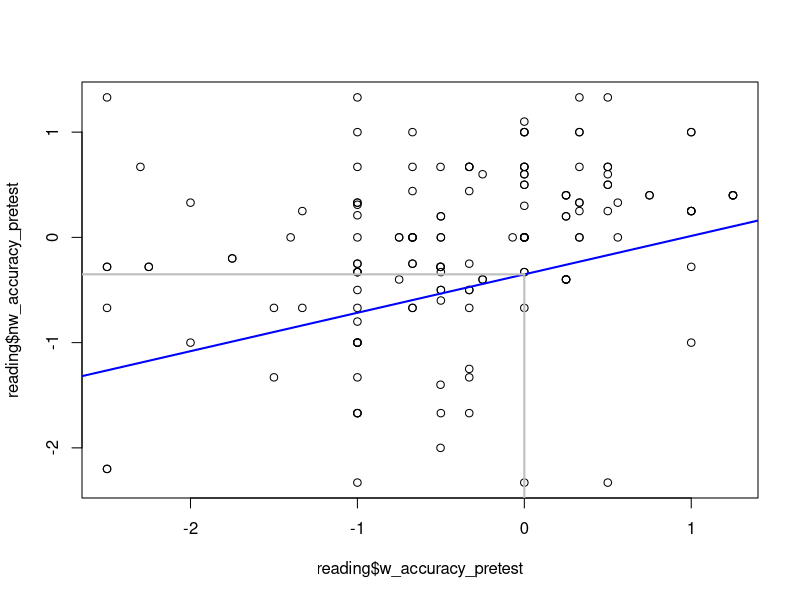
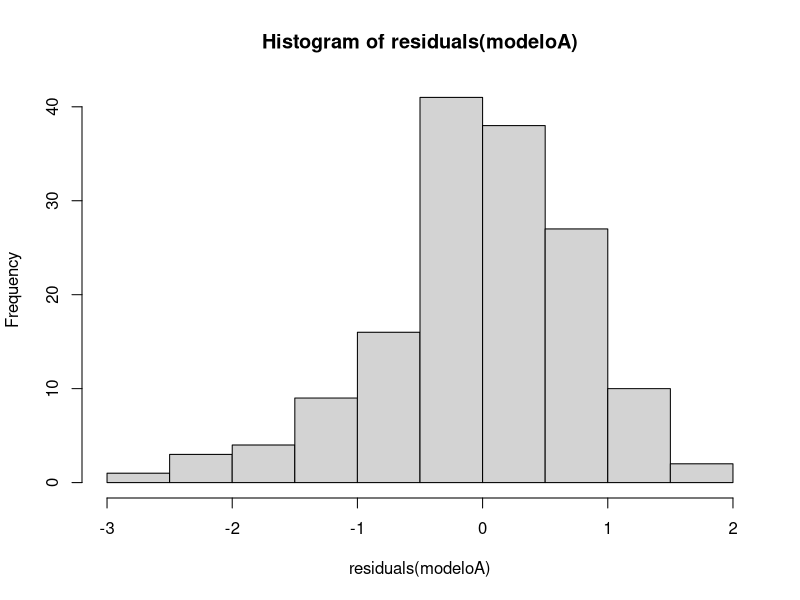
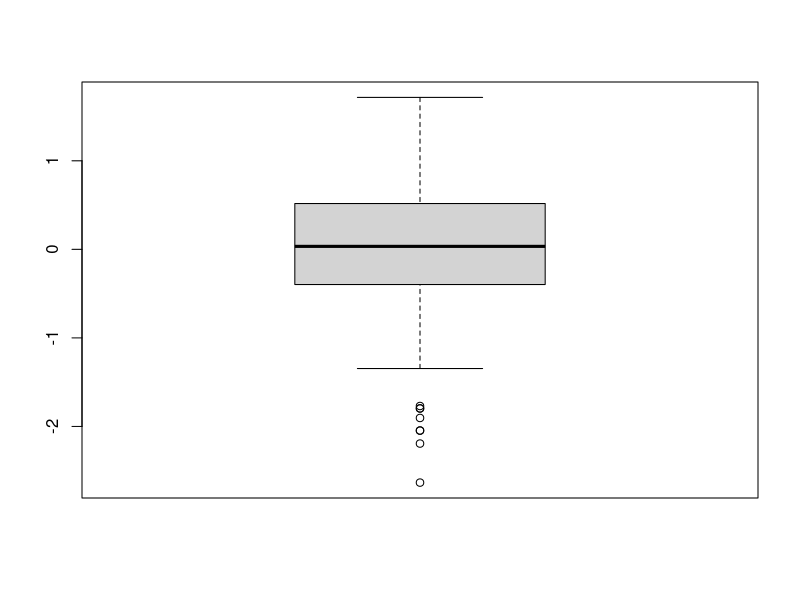

Source code (R) for these figures, in order:
## ---- chunk 1
library(readr)
library(dplyr)
## ---- chunk 2
reading <- read_delim(file = "wideReading.csv", delim = ";")
## ---- chunk 3
modeloA <- lm(w_accuracy_pretest ~ 1 + nw_accuracy_pretest, data = reading)
## ---- chunk 4
coef(modeloA)
## ---- chunk 5
ceros <- which(reading$nw_accuracy_pretest == 0)
fitted(modeloA)[ceros]
## ---- chunk 6
reading$nw_accuracy_pretest[c(131, 3)]
## ---- chunk 7
fitted(modeloA)[c(131, 3)]
## ---- chunk 8
-0.7160619 - -1.0810626
## ---- chunk 9
plot(reading$w_accuracy_pretest, reading$nw_accuracy_pretest)
abline(reg = modeloA, col = "blue", lwd = 2)
segments(x0 = 0, y0 = -3, x1 = 0, y1 = -0.3510612, col="gray", lwd=2)
segments(x0 = 0, y0 = -0.3510612, x1 = -3, y1 = -0.3510612, col="gray", lwd=2)
## ---- chunk 10
modeloC <- lm(w_accuracy_pretest ~ 1, data = reading)
## ---- chunk 11
anova(modeloC, modeloA)
## ---- chunk 12
format(2.245e-05, scientific=FALSE)
## ---- chunk 13
hist(residuals(modeloA))
## ---- chunk 14
boxplot(residuals(modeloA))
## ---- chunk 15
confint(modeloA, level = 0.95)
## ---- chunk 16
PA <- 2
PC <- 1
n <- 151
F_crit <- qf(0.95, df1 = PA-PC, df2 = n-PA)
MSE <- sigma(modeloA)^2
s2X <- var(reading$nw_accuracy_pretest)

0.3650007 - sqrt((F_crit * MSE) / ((n - 1) * s2X))
0.3650007 + sqrt((F_crit * MSE) / ((n - 1) * s2X))
## ---- chunk 17
N <- 10000
POBLACION <- tibble(
  ERRORES = rnorm(N, mean = 0, sd = 1),
  X = rnorm(N, mean = 0, sd = 1),
  Y = -0.3511 + 0.3650*X + ERRORES)
## ---- chunk 18
n <- 4

muestra <- sample_n(POBLACION, n, replace = TRUE) |>
  rename(x = X, y = Y) |>
  select(x, y)

modelo <- lm(y ~ 1 + x, data = muestra)

b1 <- coef(modelo)[["x"]]
lb <- confint(modelo)["x", "2.5 %"]
ub <- confint(modelo)["x", "97.5 %"]

c(lb, b1, ub)
between(0.3650, lb, ub)
## ---- chunk 19
n <- 4
incluye <- vector(mode = "logical")

for (i in 1:1000) {

  muestra <- sample_n(POBLACION, n, replace = TRUE) |>
    rename(x = X, y = Y) |>
    select(x, y)
  
  modelo <- lm(y ~ 1 + x, data = muestra)
  
  b1 <- coef(modelo)[["x"]]
  lb <- confint(modelo)["x", "2.5 %"]
  ub <- confint(modelo)["x", "97.5 %"]
  
  incluye[i] <- between(0.3650, lb, ub)
}

sum(incluye)/length(incluye)
